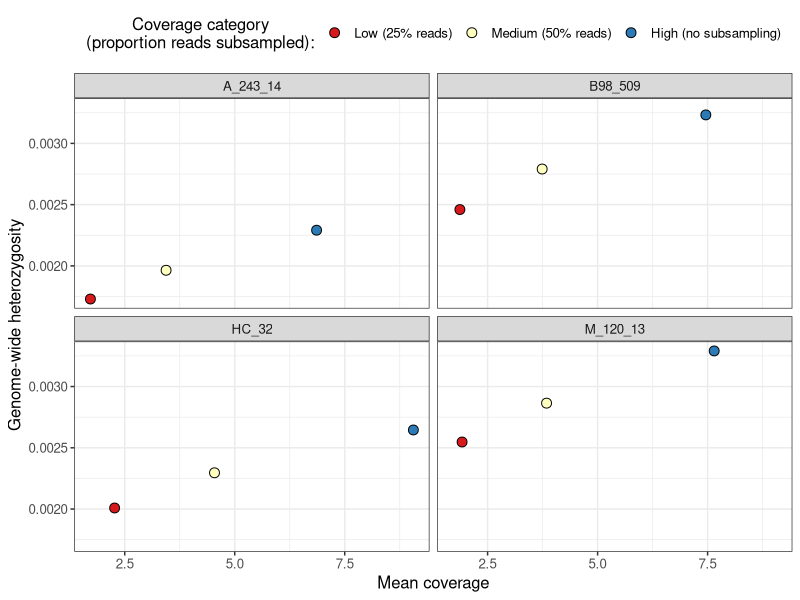

This figure's R source:
#### Supplementary figure 2 - Heterozygosity vs mean coverage ####

# Load packages
library(ggplot2)
library(reshape2)
library(dplyr)

# Load data into r
Het_cov <- read.csv("20-Subsampled_heterozygosity.csv", header = T)

# Reorder coverage category for legend
Het_cov$CoverageCategory <- factor(Het_cov$CoverageCategory, 
                                   levels = c("Low (0.25 reads)", "Medium (0.5 reads)", "High (1.0 reads)"))

# Plot
Het_vs_meanCov <- ggplot(Het_cov) +
  geom_point(aes(x=Mean.coverage, y=Heterozygosity, fill = CoverageCategory), pch = 21, size = 3) +
  facet_wrap(~Sample) +
  labs(x="Mean coverage", y="Genome-wide heterozygosity") +
  scale_fill_manual(values = c("#d7191c", "#ffffbf", "#2c7bb6"),
                    name = "Coverage category\n(proportion reads subsampled):",
                    labels = c("Low (25% reads)", "Medium (50% reads)", "High (no subsampling)")) +
  theme_bw() +
  theme(text = element_text(size = 12),
        legend.position = "top",
        legend.title.align = 0.5)

# Save as pdf
pdf("Het_vs_meanCov.pdf",
    width = 11.69,
    height = 8.27)
Het_vs_meanCov
dev.off()
